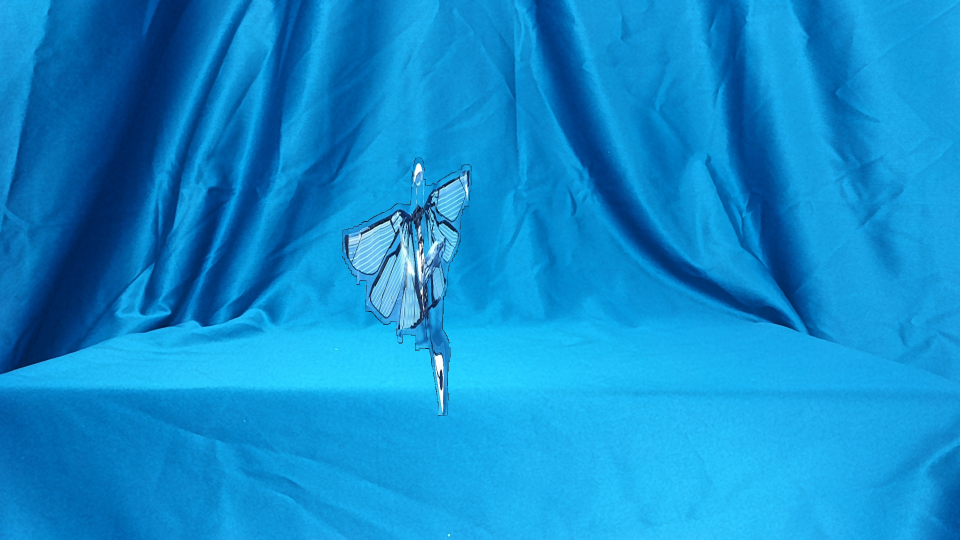
#> input picture autolabel/dataset/train/images/1.jpg, 1920 x 1080 px, given as the content of the folder ./dataset/bg/, which was not available (shown at 1/2 size)
$ jupyter execute label.ipynb
#> lines starting #> are read from the running program, lines starting #| are printed output that depends on the picture; pictures that were not available may be replaced by others from this repository, and a replacement may not be noted
[cell 1]
import cv2
import numpy as np
import random
import os
from tqdm import tqdm  #跑時間條的library

from random import sample

[cell 2]
def rotate_bound(image, angle):
    """

    :param image: 原圖
    :param angle: 旋轉角度
    :return: 旋轉後的圖
    """
    # grab the dimensions of the image and then determine the
    # center
    (h, w) = image.shape[:2]
    (cX, cY) = (w // 2, h // 2)

    # grab the rotation matrix (applying the negative of the
    # angle to rotate clockwise), then grab the sine and cosine
    # (i.e., the rotation components of the matrix)
    M = cv2.getRotationMatrix2D((cX, cY), -angle, 1.0)

    cos = np.abs(M[0, 0])
    sin = np.abs(M[0, 1])

    # compute the new bounding dimensions of the image
    nW = int((h * sin) + (w * cos))
    nH = int((h * cos) + (w * sin))

    # adjust the rotation matrix to take into account translation
    M[0, 2] += (nW / 2) - cX
    M[1, 2] += (nH / 2) - cY

    img = cv2.warpAffine(image, M, (nW, nH))
    # perform the actual rotation and return the image
    return img

[cell 3]
class com:
    def __init__(self, background_list, cut_list,bg_name,label_name):
        self.background_list = background_list
        self.cut_list = cut_list
        self.bg_name  = bg_name
        self.label_name = label_name


    def back_init(self, file_name):    #重新讀取新的背景圖，一些參數更新
#         self.background = cv2.imread("./background/"+background_list[random.randint(0,11)])
#> called with file_name = '1'
        name = sample(self.background_list,1)
#         print(self.bg_name+name[0])
        self.background = cv2.imread(self.bg_name+name[0])
#> self.background is the input picture: shape (1080, 1920, 3); mean B, G, R 205.9, 141, 16.2
        self.Xrange = []
        self.Yrange = []
        self.file_name = file_name

    def cut_init(self,j):   #重新讀取新的裁切圖
#> called with j = 0
        self.classid = sample(self.cut_list,1)
#         self.classid = random.randint(0,7)
        self.cut = cv2.imread(self.label_name+self.classid[0])
        print(self.label_name+self.classid[0])
        self.shape = self.cut.shape
#> self.shape = (1080, 1920, 3)
        print(self.shape)
#| (1080, 1920, 3)
        self.cut = cv2.resize(self.cut,(self.shape[0]//2,self.shape[1]//2))
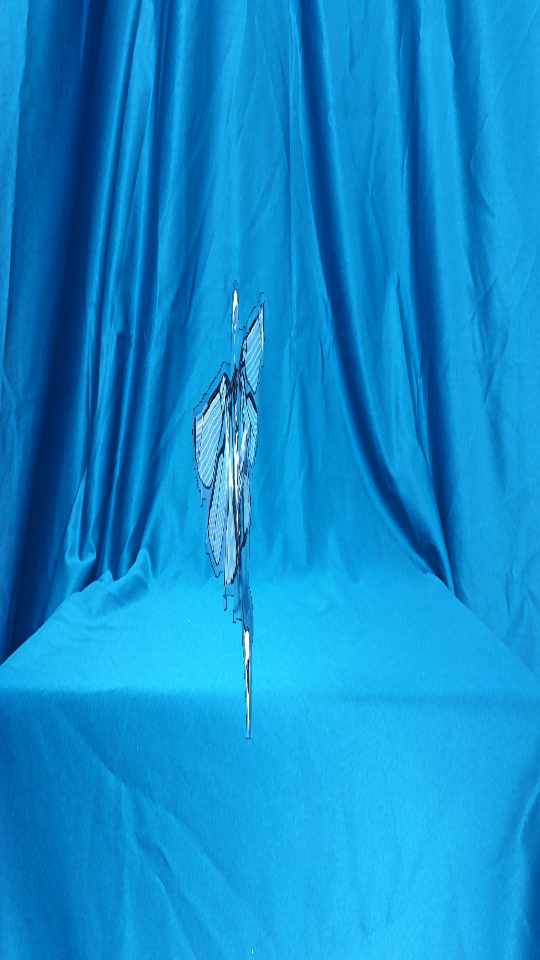
#> self.cut: shape (960, 540, 3); mean B, G, R 205.8, 140.9, 16.1

    def combine(self):     #合成
        angle = random.randrange(-10,10)
        rimg = rotate_bound(self.cut, angle)
#> in rotate_bound, `img = cv2.warpAffine(image, M, (nW, nH))`:
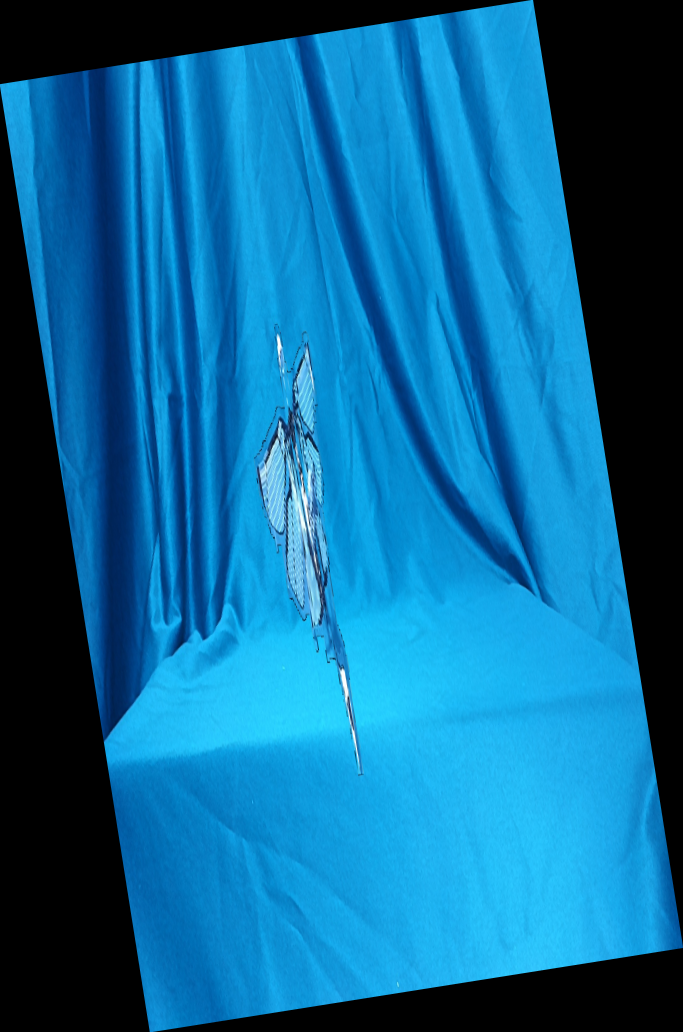
#> img: shape (1032, 683, 3); mean B, G, R 151.4, 103.6, 11.9
        shape = self.background.shape
#> shape = (1080, 1920, 3)

        shift_x = random.randint(310,720) - rimg.shape[0]//2    #120,320 120,320 320,520 280,380 340,540  225
#> shift_x = -74
        shift_y = random.randint(700,1400) - rimg.shape[1]//2   #320,520 800,1000 350,550 530,730 750,950  285
#> shift_y = 882


        Xmin = shift_x
#> Xmin = -74
        Xmax = shift_x+rimg.shape[0]
#> Xmax = 958
        Ymin = shift_y
#> Ymin = 882
        Ymax = shift_y+rimg.shape[1]
#> Ymax = 1565

        #if check_over: (確認重疊)
        #if self.check_cover(Xmin, Xmax, Ymin, Ymax):

        if True:
            X = (Xmin + (Xmax - Xmin)/2) / self.background.shape[0]
#> X = 0.409
            Y = (Ymin + (Ymax - Ymin)/2) / self.background.shape[1]
#> Y = 0.637
            W = (Xmax - Xmin)/self.background.shape[0]
#> W = 0.956
            H = (Ymax - Ymin)/self.background.shape[1]
            # [13 lines of commented-out code are left out]


            label =str(1) + " {:.6f} {:.6f} {:.6f} {:.6f}\n".format(Y,X,H,W)    #Yolo的格式

            for i in range(rimg.shape[0]):
                for j in range(rimg.shape[1]):
                    if rimg[i,j].all() == 0:
                        pass
                    else:
                        self.background[Xmin+i, Ymin+j] = rimg[i, j]
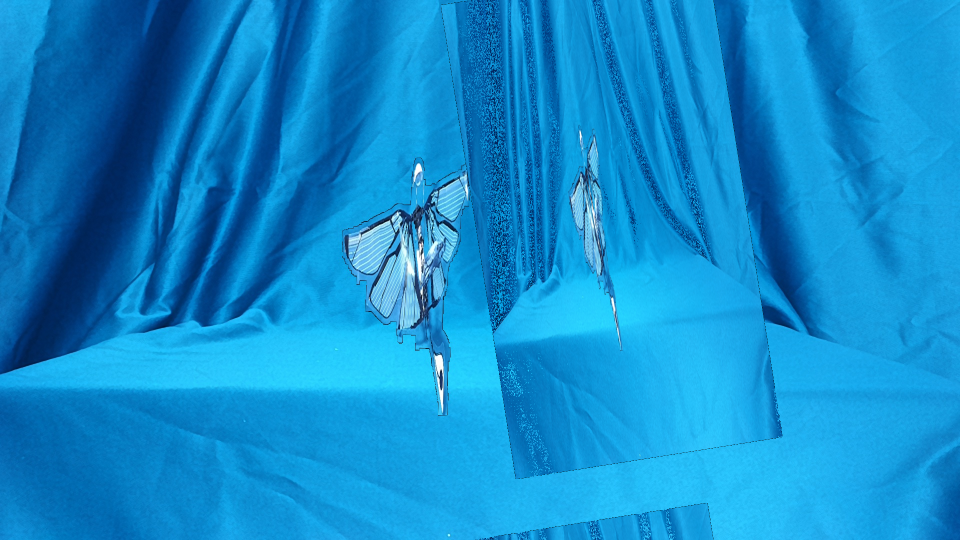
#> self.background: shape (1080, 1920, 3) (shown at 1/2 size); mean B, G, R 204.9, 140.1, 16.8


            self.Xrange.append((Xmin, Xmax))  #確認重疊用的
            self.Yrange.append((Ymin, Ymax))  #確認重疊用的

            self.mkdir("./dataset/train/labels/")
            with open("./dataset/train/labels/"+self.file_name+".txt", "a") as f:  #寫label檔
                f.write(label)

    def img_write(self):    #存合成圖
        self.mkdir("./dataset/train/images/")
        cv2.imwrite("./dataset/train/images/"+self.file_name+".jpg",self.background)


    def mkdir(self,path):
        folder = os.path.exists(path)
        if not folder:
            os.makedirs(path)
#             print('-----建立成功-----')
        else:
            pass
#             print(path+'目錄已存在')


    def check_cover(self, Xmin, Xmax, Ymin, Ymax):    #確認有沒有重疊覆蓋，生成一堆的可以忽略

        for i in range(len(self.Xrange)):

            Xmin_check = 0
            Xmax_check = 0
            Ymin_check = 0
            Ymax_check = 0

            if (Xmin >= self.Xrange[i][0]) and (Xmin <= self.Xrange[i][1]):
                Xmin_check = 1
            if (Xmax >= self.Xrange[i][0]) and (Xmax <= self.Xrange[i][1]):
                Xmax_check = 1
            if (Ymin >= self.Yrange[i][0]) and (Ymin <= self.Yrange[i][1]):
                Ymin_check = 1
            if (Ymax >= self.Yrange[i][0]) and (Ymax <= self.Yrange[i][1]):
                Ymax_check = 1

            if (self.Xrange[i][0] >= Xmin) and (self.Xrange[i][0] <= Xmax):
                Xmin_check = 1
            if (self.Xrange[i][1] >= Xmin) and (self.Xrange[i][1] <= Xmax):
                Xmax_check = 1
            if (self.Yrange[i][0] >= Ymin) and (self.Yrange[i][0] <= Ymax):
                Ymin_check = 1
            if (self.Yrange[i][1] >= Ymin) and (self.Yrange[i][1] <= Ymax):
                Ymax_check = 1

            if (Xmin_check or Xmax_check) and (Ymin_check or Ymax_check):

                return False
        return True
